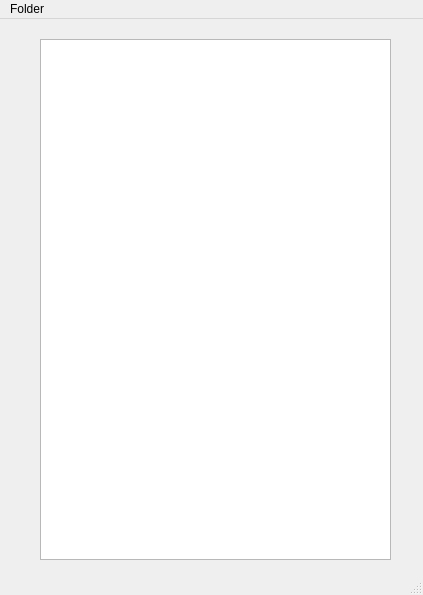
<?xml version="1.0" encoding="UTF-8"?>
<ui version="4.0">
 <class>FolderView</class>
 <widget class="QMainWindow" name="FolderView">
  <property name="geometry">
   <rect>
    <x>0</x>
    <y>0</y>
    <width>423</width>
    <height>595</height>
   </rect>
  </property>
  <property name="windowTitle">
   <string>Project Folder</string>
  </property>
  <widget class="QWidget" name="centralwidget">
   <widget class="QTreeView" name="treeView">
    <property name="geometry">
     <rect>
      <x>40</x>
      <y>20</y>
      <width>351</width>
      <height>521</height>
     </rect>
    </property>
   </widget>
  </widget>
  <widget class="QMenuBar" name="menubar">
   <property name="geometry">
    <rect>
     <x>0</x>
     <y>0</y>
     <width>423</width>
     <height>26</height>
    </rect>
   </property>
   <widget class="QMenu" name="menuFolder">
    <property name="title">
     <string>Folder</string>
    </property>
    <addaction name="actionOpen_Folder"/>
   </widget>
   <addaction name="menuFolder"/>
  </widget>
  <widget class="QStatusBar" name="statusbar"/>
  <action name="actionOpen_Folder">
   <property name="text">
    <string>Open Folder</string>
   </property>
  </action>
 </widget>
 <resources/>
 <connections/>
</ui>
